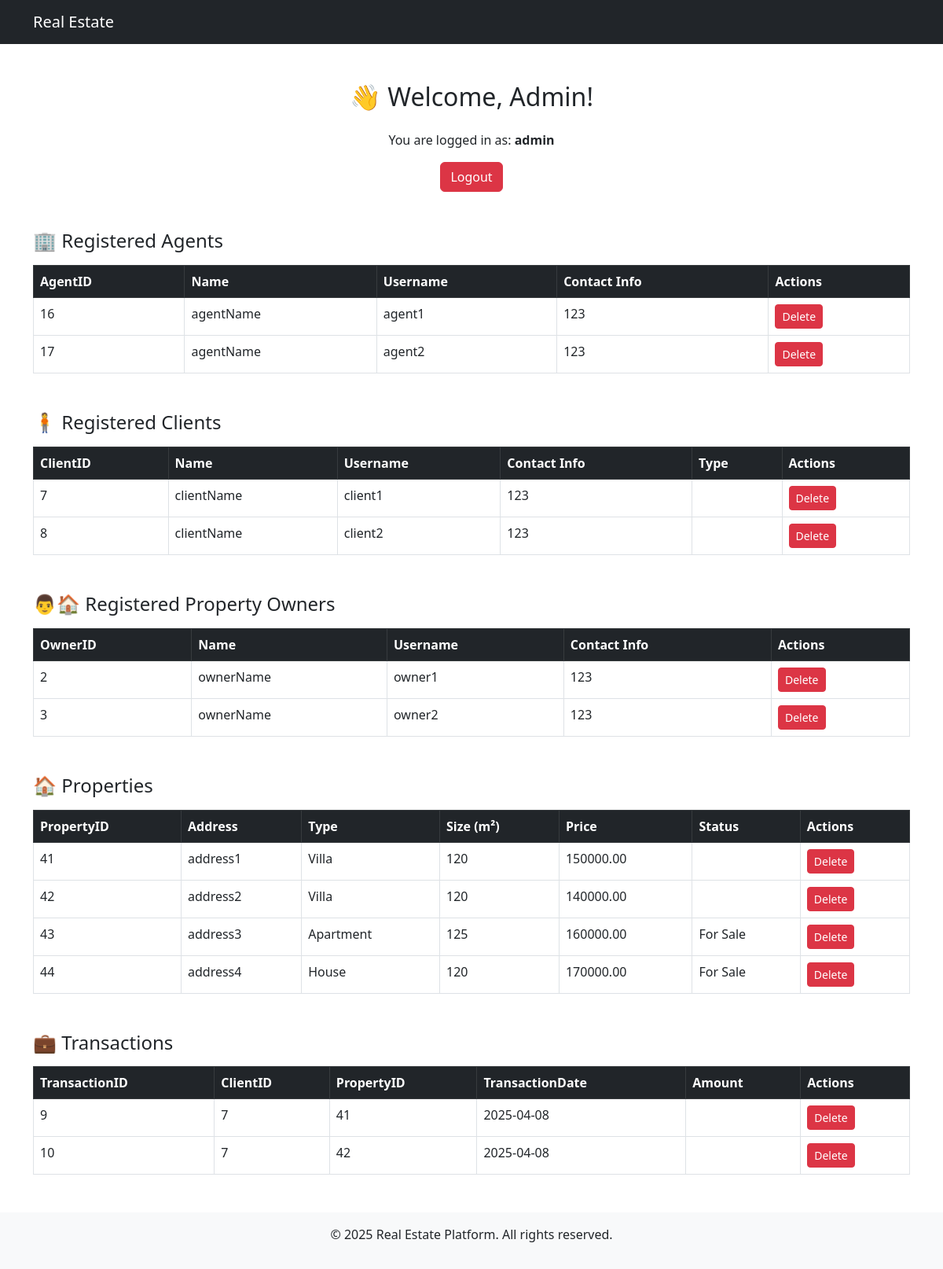
Page /php/admin_dashboard.php (signed in) on the committed database.
### tables this page shows
CREATE TABLE `agent` (
  `AgentID` int(11) NOT NULL,
  `Name` varchar(100) NOT NULL,
  `ContactInfo` varchar(100) DEFAULT NULL,
  `username` varchar(50) DEFAULT NULL,
  `password` varchar(255) DEFAULT NULL
);

CREATE TABLE `client` (
  `ClientID` int(11) NOT NULL,
  `Name` varchar(100) NOT NULL,
  `ContactInfo` varchar(100) DEFAULT NULL,
  `username` varchar(50) DEFAULT NULL,
  `password` varchar(255) DEFAULT NULL
);

CREATE TABLE `owner` (
  `OwnerID` int(11) NOT NULL,
  `Name` varchar(100) NOT NULL,
  `username` varchar(100) NOT NULL,
  `ContactInfo` varchar(100) DEFAULT NULL,
  `password` varchar(255) NOT NULL
);

CREATE TABLE `property` (
  `PropertyID` int(11) NOT NULL,
  `AgentID` int(11) NOT NULL,
  `Address` varchar(255) NOT NULL,
  `Type` varchar(50) DEFAULT NULL,
  `Size` int(11) DEFAULT NULL,
  `Price` decimal(10,2) NOT NULL,
  `Status` enum('For Sale','For Rent') DEFAULT 'For Sale',
  `ImageURL` varchar(255) DEFAULT NULL,
  `OwnerID` int(11) DEFAULT NULL
);

CREATE TABLE `transaction` (
  `TransactionID` int(11) NOT NULL,
  `PropertyID` int(11) NOT NULL,
  `ClientID` int(11) NOT NULL,
  `AgentID` int(11) NOT NULL,
  `TransactionDate` date DEFAULT curdate(),
  `Type` enum('Sale','Rent') NOT NULL,
  `FinalPrice` decimal(10,2) NOT NULL
);

### php/admin_dashboard.php (the view, shortened to what this page needs)
<?php
include 'header.php';
include 'db.php';
?>
<div class="container mt-5">
    <h2 class="text-center mb-4">👋 Welcome, Admin!</h2>
    <p class="text-center">You are logged in as: <strong><?php echo $_SESSION['username']; ?></strong></p>
    <div class="d-flex justify-content-center mb-4">
        <a href="logout.php" class="btn btn-danger">Logout</a>
    </div>
    <h4 class="mt-5">🏢 Registered Agents</h4>
    <?php $result = $conn->query("SELECT * FROM agent"); ?>
    <table class="table table-bordered mt-3">
        <thead class="table-dark">
            <tr>
                <th>AgentID</th>
                <th>Name</th>
                <th>Username</th>
                <th>Contact Info</th>
                <th>Actions</th>
            </tr>
        </thead>
        <tbody>
        <?php while ($row = $result->fetch_assoc()) : ?>
            <tr>
                <td><?= $row['AgentID'] ?></td>
                <td><?= $row['Name'] ?></td>
                <td><?= $row['username'] ?></td>
                <td><?= $row['ContactInfo'] ?></td>
                <td>
                    <a href="delete_agent.php?id=<?= $row['AgentID'] ?>" class="btn btn-danger btn-sm" onclick="return confirm('Delete this agent?')">Delete</a>
                </td>
            </tr>
        <?php endwhile; ?>
        </tbody>
    </table>
    <h4 class="mt-5">🧍️ Registered Clients</h4>
    <?php $result = $conn->query("SELECT * FROM client"); ?>
    <table class="table table-bordered mt-3">
        <thead class="table-dark">
            <tr>
                <th>ClientID</th>
                <th>Name</th>
                <th>Username</th>
                <th>Contact Info</th>
                <th>Type</th>
                <th>Actions</th>
            </tr>
        </thead>
        <tbody>
        <?php while ($row = $result->fetch_assoc()) : ?>
            <tr>
                <td><?= $row['ClientID'] ?></td>
                <td><?= $row['Name'] ?></td>
                <td><?= $row['username'] ?></td>
                <td><?= $row['ContactInfo'] ?></td>
                <td><?= $row['ClientType'] ?></td>
                <td>
                    <a href="delete_client.php?id=<?= $row['ClientID'] ?>" class="btn btn-danger btn-sm" onclick="return confirm('Delete this client?')">Delete</a>
                </td>
            </tr>
        <?php endwhile; ?>
        </tbody>
    </table>
    <h4 class="mt-5">👨‍🏠 Registered Property Owners</h4>
    <?php $result = $conn->query("SELECT * FROM owner"); ?>
    <table class="table table-bordered mt-3">
        <thead class="table-dark">
            <tr>
                <th>OwnerID</th>
                <th>Name</th>
                <th>Username</th>
                <th>Contact Info</th>
                <th>Actions</th>
            </tr>
        </thead>
        <tbody>
        <?php while ($row = $result->fetch_assoc()) : ?>
            <tr>
                <td><?= $row['OwnerID'] ?></td>
                <td><?= $row['Name'] ?></td>
                <td><?= $row['username'] ?></td>
                <td><?= $row['ContactInfo'] ?></td>
                <td>
                    <a href="delete_owner.php?id=<?= $row['OwnerID'] ?>" class="btn btn-danger btn-sm" onclick="return confirm('Delete this owner?')">Delete</a>
                </td>
            </tr>
        <?php endwhile; ?>
        </tbody>
    </table>
    <h4 class="mt-5">🏠 Properties</h4>
    <?php $result = $conn->query("SELECT * FROM property"); ?>
    <table class="table table-bordered mt-3">
        <thead class="table-dark">
            <tr>
                <th>PropertyID</th>
                <th>Address</th>
                <th>Type</th>
                <th>Size (m²)</th>
                <th>Price</th>
                <th>Status</th>
                <th>Actions</th>
            </tr>
        </thead>
        <tbody>
        <?php while ($row = $result->fetch_assoc()) : ?>
            <tr>
                <td><?= $row['PropertyID'] ?></td>
                <td><?= $row['Address'] ?></td>
                <td><?= $row['Type'] ?></td>
                <td><?= $row['Size'] ?></td>
                <td><?= $row['Price'] ?></td>
                <td><?= $row['Status'] ?></td>
                <td>
                    <a href="delete_property_admin.php?id=<?= $row['PropertyID'] ?>" class="btn btn-danger btn-sm" onclick="return confirm('Delete this property?')">Delete</a>
                </td>
            </tr>
        <?php endwhile; ?>
        </tbody>
    </table>
    <h4 class="mt-5">💼 Transactions</h4>
    <?php $result = $conn->query("SELECT * FROM transaction"); ?>
    <?php if ($result && $result->num_rows > 0): ?>
        <table class="table table-bordered mt-3">
            <thead class="table-dark">
                <tr>
                    <th>TransactionID</th>
                    <th>ClientID</th>
                    <th>PropertyID</th>
                    <th>TransactionDate</th>
                    <th>Amount</th>
                    <th>Actions</th>
                </tr>
            </thead>
            <tbody>
            <?php while ($row = $result->fetch_assoc()) : ?>
                <tr>
                    <td><?= $row['TransactionID'] ?></td>
                    <td><?= $row['ClientID'] ?></td>
                    <td><?= $row['PropertyID'] ?></td>
                    <td><?= $row['TransactionDate'] ?></td>
                    <td><?= $row['Amount'] ?></td>
                    <td>
                        <a href="delete_transaction.php?id=<?= $row['TransactionID'] ?>" class="btn btn-danger btn-sm" onclick="return confirm('Delete this transaction?')">Delete</a>
                    </td>
                </tr>
            <?php endwhile; ?>
            </tbody>
        </table>
    <?php else: ?>
        <p>No transactions found.</p>
    <?php endif; ?>
</div>
<?php include 'footer.php'; ?>

### rows in the picture
agent: AgentID "16", Name "agentName", username "agent1", ContactInfo "123"
agent: AgentID "17", Name "agentName", username "agent2", ContactInfo "123"
client: ClientID "7", Name "clientName", username "client1", ContactInfo "123"
client: ClientID "8", Name "clientName", username "client2", ContactInfo "123"
owner: OwnerID "2", Name "ownerName", username "owner1", ContactInfo "123"
owner: OwnerID "3", Name "ownerName", username "owner2", ContactInfo "123"
property: PropertyID "41", Address "address1", Type "Villa", Size "120", Price "150000.00"
property: PropertyID "42", Address "address2", Type "Villa", Size "120", Price "140000.00"
property: PropertyID "43", Address "address3", Type "Apartment", Size "125", Price "160000.00", Status "For Sale"
property: PropertyID "44", Address "address4", Type "House", Size "120", Price "170000.00", Status "For Sale"
transaction: TransactionID "9", ClientID "7", PropertyID "41", TransactionDate "2025-04-08"
transaction: TransactionID "10", ClientID "7", PropertyID "42", TransactionDate "2025-04-08"

### other values in the picture
$_SESSION['username'] "admin"
